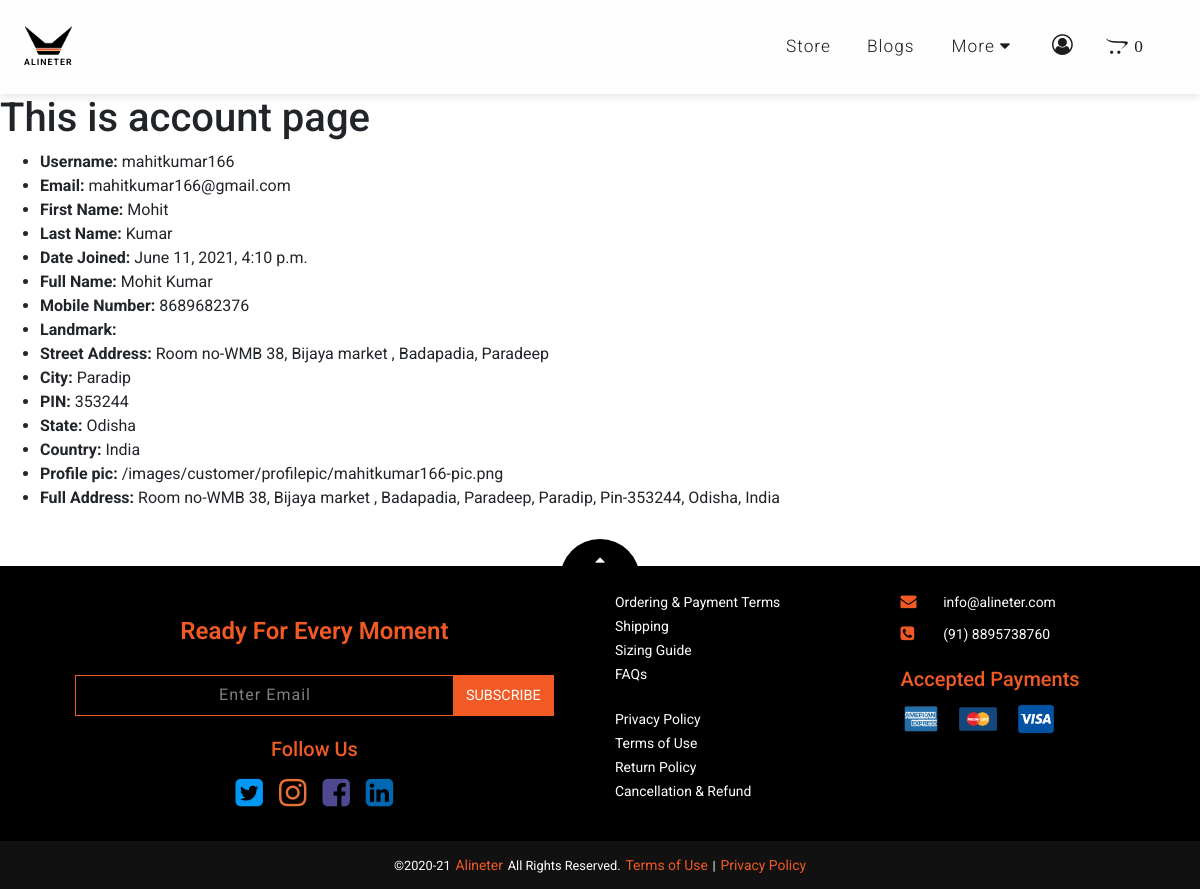
Page /account/ (signed in) on the committed database.
### accounts/models.py (models this page shows, shortened)
class User(AbstractBaseUser):
	id = models.UUIDField(default=uuid.uuid4, primary_key=True, unique=True, editable=False)
	email = models.EmailField(verbose_name='Email address', max_length=60, unique=True)
	username = models.CharField(verbose_name='Username', max_length=50, blank=True, null=True)
	first_name = models.CharField(verbose_name='First name', max_length=30)
	last_name = models.CharField(verbose_name='Last name', max_length=30)
	verified_user = models.BooleanField(verbose_name='Verfied User', default=False)
	date_joined = models.DateTimeField(verbose_name='Date joined', auto_now_add=True)
	last_login = models.DateTimeField(verbose_name='Last login', auto_now=True)
	is_admin = models.BooleanField(verbose_name='Admin', default=False)
	is_superuser = models.BooleanField(verbose_name='Superuser', default=False)
	is_active = models.BooleanField(verbose_name='Active user', default=True)
	is_staff = models.BooleanField(verbose_name='Staff', default=False)
	groups = models.ManyToManyField(Group)
	USERNAME_FIELD = 'email'
	REQUIRED_FIELDS = ['first_name', 'password']
	objects = UserManager()
	def get_full_name(self):
		return f'{self.first_name} {self.last_name if self.last_name else ""}'

### auth_page/models.py (models this page shows, shortened)
class Customer(models.Model):
	user = models.OneToOneField(User, on_delete=models.CASCADE)
	mobile = models.CharField(verbose_name='Mobile Number', max_length=10)
	landmark = models.TextField(verbose_name='Landmark', null=True, blank=True)
	street_address = models.TextField(verbose_name='Street Address')
	city = models.CharField(verbose_name='City', max_length=40)
	pin = models.CharField(verbose_name='PIN', max_length=6)
	state = models.CharField(verbose_name='State', max_length=30)
	country = models.CharField(verbose_name='Country', max_length=30)
	profile_pic = models.ImageField(upload_to=profilepic_directory_path, verbose_name='Profile Pic', blank=True, null=True)
	def get_address(self):
		return f"{self.landmark if self.landmark else ''}\n{self.street_address},\n{self.city}, Pin-{self.pin},\n{self.state}, {self.country}"

### accounts/decorators.py (the view, shortened to what this page needs)
	def wrapper(request, *args, **kwargs):
		cookie_key = 'cookieid'
		response = redirect('home:home')
		if request.user.is_authenticated:
			return func(request, *args, **kwargs)

### accounts/views.py (called while the page is built)
@only_authenticated_user
def account(request):
	return render(request, "accounts/account.html")

### accounts/templates/accounts/account.html (shortened to what this page needs)
{% extends 'home/base.html' %}
{% load static %}
{% block page_content %}
	<h1>This is account page</h1>
	<ul>
		<li><b>Username: </b>{{request.user.username }}</li>
		<li><b>Email: </b>{{request.user.email }}</li>
		<li><b>First Name: </b>{{request.user.first_name }}</li>
		<li><b>Last Name: </b>{{request.user.last_name }}</li>
		<li><b>Date Joined: </b>{{request.user.date_joined }}</li>
		<li><b>Full Name: </b>{{request.user.get_full_name }}</li>
		<li><b>Mobile Number: </b>{{request.user.customer.mobile }}</li>
		<li><b>Landmark: </b>{{request.user.customer.landmark }}</li>
		<li><b>Street Address: </b>{{request.user.customer.street_address }}</li>
		<li><b>City: </b>{{request.user.customer.city }}</li>
		<li><b>PIN: </b>{{request.user.customer.pin }}</li>
		<li><b>State: </b>{{request.user.customer.state }}</li>
		<li><b>Country: </b>{{request.user.customer.country }}</li>
		<li><b>Profile pic: </b>{{request.user.customer.profile_pic.url }}</li>
		<li><b>Full Address: </b>{{ request.user.customer.get_address }}</li>
	</ul>
{% endblock page_content %}

### static/css/style.css (style rules this page uses)
:root { --bg-primary:#F15A24; --bg-secondary:#000000; --bg-tertiary:#1C1C1C; --bg-grey:#707070; --bg-light:#FEFEFE; --ff-primary:'Nunito', sans-serif; --ff-secondary:'Nunito Sans', sans-serif; --ff-tertiary:'Open Sans', sans-serif; --ff-roboto:'Roboto', sans-serif; --lg-padding:5% 2.4%; --lg-padding-inverse:2.4% 5%; --md-padding:4% 1.4%; --md-padding-inverse:1.4% 4%; --sm-padding:2% 1%; --sm-padding-inverse:1% 2%; --facebook:#4E4990; --instagram:#E67135; --linkedin:#0067B1; --pinterest:#DC0000; --twitter:#0098F4; --whatsapp:#3FB031; }
body { padding:0; margin:0; }

### static/css/utility.css (style rules this page uses)
body, #footer, .input--s1, .input--s2, .textarea--s1, .profile-cards .director-designation, .blog-author-name span, .blog-pub-date { font-family:var(--ff-roboto); }

### rows in the picture
User: user.username "mahitkumar166", user.email "mahitkumar166@gmail.com", user.first_name "Mohit", user.last_name "Kumar", user.date_joined "June 11, 2021, 4:10 p.m.", user.get_full_name "Mohit Kumar", user.customer.mobile "8689682376", user.customer.street_address "Room no-WMB 38, Bijaya market , Badapadia, Paradeep", user.customer.city "Paradip", user.customer.pin "353244", user.customer.state "Odisha", user.customer.country "India", user.customer.profile_pic "/images/customer/profilepic/mahitkumar166-pic.png", user.customer.get_address "Room no-WMB 38, Bijaya market , Badapadia, Paradeep, Paradip, Pin-353244, Odisha, India"
